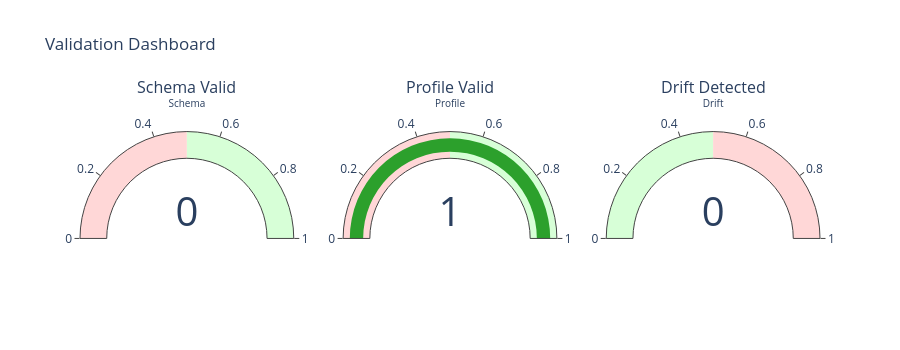

The cell this chart's notebook holds for it:
### Markdown cell above
## 4. Validation Pass/Fail Dashboard

Plotly indicator gauges showing the three validation dimensions: `schema_valid`, `profile_valid`, and `drift_detected`.

### Code cell
try:
    if "result" in dir():
        fig = make_subplots(
            rows=1, cols=3,
            specs=[[{"type": "indicator"}, {"type": "indicator"}, {"type": "indicator"}]],
            subplot_titles=["Schema Valid", "Profile Valid", "Drift Detected"],
        )

        fig.add_trace(go.Indicator(
            mode="gauge+number",
            value=int(result.schema_valid),
            gauge={"axis": {"range": [0, 1]},
                   "bar": {"color": "#2CA02C" if result.schema_valid else "#D62728"},
                   "steps": [{"range": [0, 0.5], "color": "#FFD7D7"},
                             {"range": [0.5, 1], "color": "#D7FFD7"}]},
            number={"font": {"size": 40}},
            title={"text": "Schema"},
        ), row=1, col=1)

        fig.add_trace(go.Indicator(
            mode="gauge+number",
            value=int(result.profile_valid),
            gauge={"axis": {"range": [0, 1]},
                   "bar": {"color": "#2CA02C" if result.profile_valid else "#D62728"},
                   "steps": [{"range": [0, 0.5], "color": "#FFD7D7"},
                             {"range": [0.5, 1], "color": "#D7FFD7"}]},
            number={"font": {"size": 40}},
            title={"text": "Profile"},
        ), row=1, col=2)

        fig.add_trace(go.Indicator(
            mode="gauge+number",
            value=int(result.drift_detected),
            gauge={"axis": {"range": [0, 1]},
                   "bar": {"color": "#D62728" if result.drift_detected else "#2CA02C"},
                   "steps": [{"range": [0, 0.5], "color": "#D7FFD7"},
                             {"range": [0.5, 1], "color": "#FFD7D7"}]},
            number={"font": {"size": 40}},
            title={"text": "Drift"},
        ), row=1, col=3)

        fig.update_layout(title_text="Validation Dashboard", height=350)
        fig.show()
    else:
        print("No validation result. Run previous cells first.")
except Exception as e:
    print(f"Error: {e}")

### Figure 1 — Plotly figure (JSON) as saved in the notebook; plotly's stock layout.template omitted (floating-point values rounded to 4 significant figures)
{"data": [{"domain": {"x": [0.0, 0.2889], "y": [0.0, 1.0]}, "gauge": {"axis": {"range": [0, 1]}, "bar": {"color": "#D62728"}, "steps": [{"color": "#FFD7D7", "range": [0, 0.5]}, {"color": "#D7FFD7", "range": [0.5, 1]}]}, "mode": "gauge+number", "number": {"font": {"size": 40}}, "title": {"text": "Schema"}, "type": "indicator", "value": 0}, {"domain": {"x": [0.3556, 0.6444], "y": [0.0, 1.0]}, "gauge": {"axis": {"range": [0, 1]}, "bar": {"color": "#2CA02C"}, "steps": [{"color": "#FFD7D7", "range": [0, 0.5]}, {"color": "#D7FFD7", "range": [0.5, 1]}]}, "mode": "gauge+number", "number": {"font": {"size": 40}}, "title": {"text": "Profile"}, "type": "indicator", "value": 1}, {"domain": {"x": [0.7111, 1.0], "y": [0.0, 1.0]}, "gauge": {"axis": {"range": [0, 1]}, "bar": {"color": "#2CA02C"}, "steps": [{"color": "#D7FFD7", "range": [0, 0.5]}, {"color": "#FFD7D7", "range": [0.5, 1]}]}, "mode": "gauge+number", "number": {"font": {"size": 40}}, "title": {"text": "Drift"}, "type": "indicator", "value": 0}], "layout": {"annotations": [{"font": {"size": 16}, "showarrow": false, "text": "Schema Valid", "x": 0.1444, "xanchor": "center", "xref": "paper", "y": 1.0, "yanchor": "bottom", "yref": "paper"}, {"font": {"size": 16}, "showarrow": false, "text": "Profile Valid", "x": 0.5, "xanchor": "center", "xref": "paper", "y": 1.0, "yanchor": "bottom", "yref": "paper"}, {"font": {"size": 16}, "showarrow": false, "text": "Drift Detected", "x": 0.8556, "xanchor": "center", "xref": "paper", "y": 1.0, "yanchor": "bottom", "yref": "paper"}], "height": 350, "title": {"text": "Validation Dashboard"}}}
